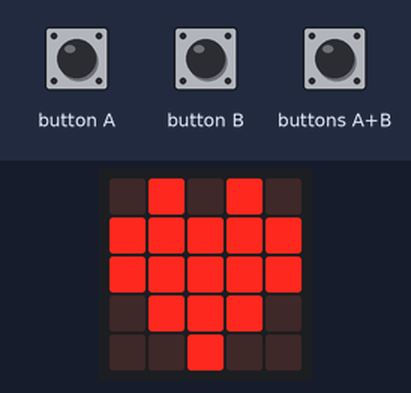
Bench run of a program on a simulated BBC micro:bit (MakeCode). On the bench: the board's 5×5 LED display. Inputs (shaded band) come from the test bench.

Above: at 1.8 s.
1.9 s: button A pressed for 0.15 s
At 3.2 s:
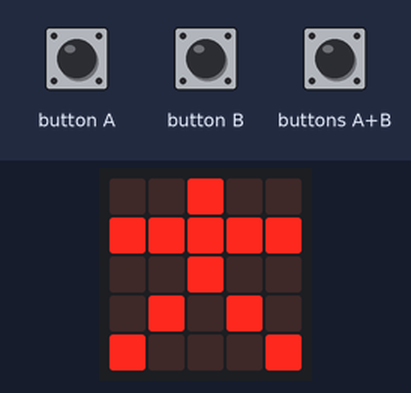
3.5 s: button B pressed for 0.15 s
At 4.6 s:
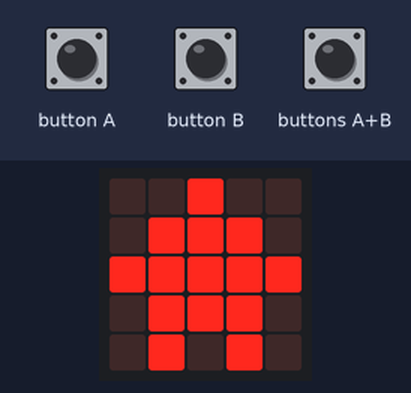
5.1 s: buttons A+B pressed for 0.15 s
At 5.8 s:
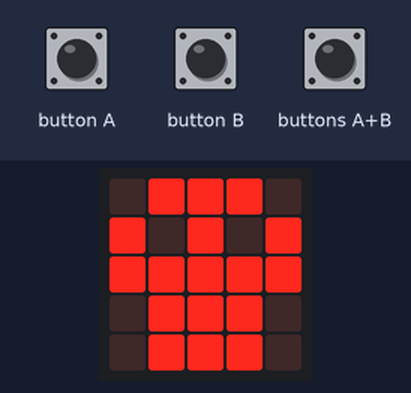
Timing chart, 0 to 8.1 s (numbered marks = the images above; inputs shaded):
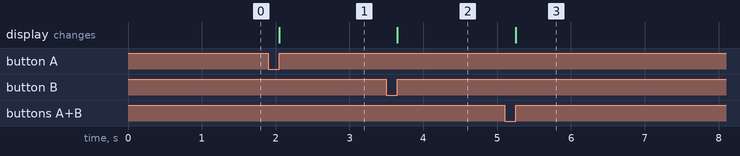

The program:

main.ts
```typescript
input.onButtonPressed(Button.A, function () {
    basic.showIcon(IconNames.StickFigure)
})
input.onButtonPressed(Button.AB, function () {
    basic.showIcon(IconNames.Skull)
})
input.onButtonPressed(Button.B, function () {
    basic.showIcon(IconNames.House)
})
basic.showIcon(IconNames.Heart)
basic.forever(function () {

})
```

test.ts
```typescript
// i test vanno qui; questi non saranno compilati quando questo pacchetto viene usato come estensione.
```

Measured:
- after the input at 1.9 s, the display: changes after 0.15 s (image 1)
- after the input at 3.5 s, the display: changes after 0.15 s (image 2)
- after the input at 5.1 s, the display: changes after 0.15 s (image 3)
